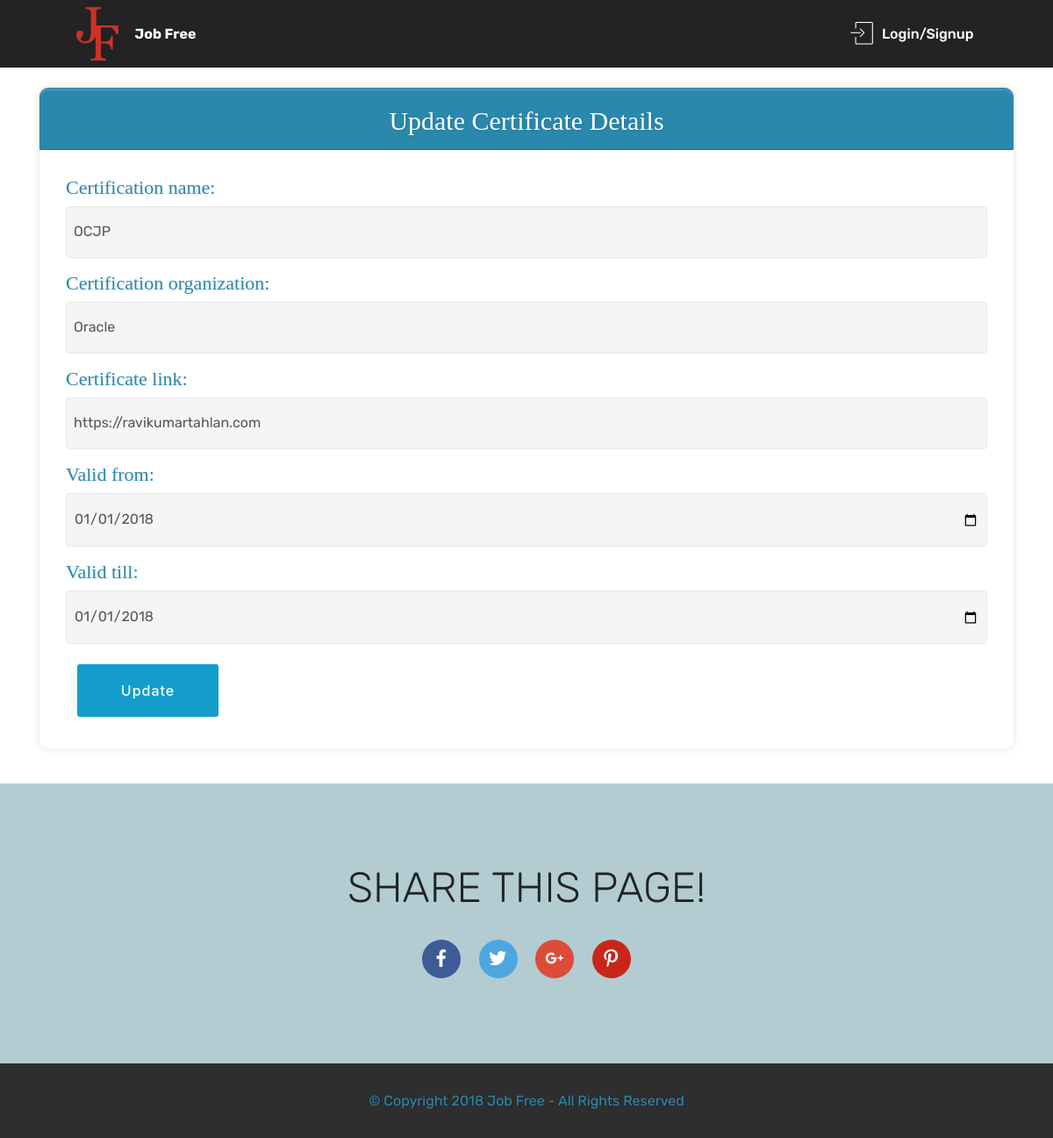
The app's page /job_seeker/certification_update/1/ with its own data.
### job_seeker/models.py (models this page shows, shortened)
class Certification(models.Model):
    user = models.ForeignKey(User, on_delete = models.CASCADE, related_name = 'certifications')
    certification_name = models.CharField(max_length = 300, blank = False)
    certification_organization = models.CharField(max_length = 100, blank = False, null = True)
    certificate_link = models.URLField(max_length = 500, blank = True)
    valid_from = models.DateField()
    valid_till = models.DateField()

### job_seeker/views.py (the view, shortened to what this page needs)
# urls.py: url(r'^certification_update/(?P<pk>\d+)/$', views.CertificationUpdateView.as_view(), name = "certification_update"),
class CertificationUpdateView(UpdateView):
    template_name = 'certification_form.html'
    model = Certification
    form_class = CertificationForm

### job_seeker/forms.py
class CertificationForm(forms.ModelForm):
    certification_name = forms.CharField(widget = forms.TextInput(
        attrs = {'class':'form-control', 'placeholder':'Certification Name'}
    ), required = True, max_length = 100)
    certification_organization = forms.CharField(widget = forms.TextInput(
        attrs = {'class':'form-control', 'placeholder':'Organization Name'}
    ), required = True, max_length = 100)
    certificate_link = forms.CharField(widget = forms.TextInput(
        attrs = {'class':'form-control', 'placeholder':'Certificate Link'}
    ), required = True, max_length = 100)
    valid_from = forms.DateField(widget = forms.DateInput(
        attrs = {'class':'form-control', 'placeholder':'Passing Date', 'type':'date'}
    ), required = True)
    valid_till = forms.DateField(widget = forms.DateInput(
        attrs = {'class':'form-control', 'placeholder':'Passing Date', 'type':'date'}
    ), required = True)
    class Meta:
        model = Certification
        widgets = {
            'valid_from': forms.SelectDateWidget(),
            'valid_till' : forms.SelectDateWidget(),
        }
        exclude = ('user',)

### job_seeker/templates/certification_form.html (shortened to what this page needs)
<!DOCTYPE html>
{% load staticfiles%}
<html >
<head>
  <link rel="stylesheet" href="{%static 'assets/web/assets/mobirise-icons/mobirise-icons.css'%}">
  <link rel="stylesheet" href="{%static 'assets/tether/tether.min.css' %}">
  <link rel="stylesheet" href="{%static 'assets/bootstrap/css/bootstrap.min.css' %}">
  <link rel="stylesheet" href="{%static 'assets/bootstrap/css/bootstrap-grid.min.css' %}">
  <link rel="stylesheet" href="{%static 'assets/bootstrap/css/bootstrap-reboot.min.css' %}">
  <link rel="stylesheet" href="{%static 'assets/dropdown/css/style.css' %}">
  <link rel="stylesheet" href="{%static 'assets/socicon/css/styles.css' %}">
  <link rel="stylesheet" href="{%static 'assets/as-pie-progress/css/progress.min.css' %}">
  <link rel="stylesheet" href="{%static 'assets/theme/css/style.css' %}">
  <link rel="stylesheet" href="{%static 'assets/mobirise/css/mbr-additional.css' %}" type="text/css">
  <link rel="stylesheet" href="{%static 'assets/mobirise/css/style_grid.css' %}">
	<link rel="stylesheet" href="{%static 'assets/mobirise/css/panel.css' %}">
</head>
<body>
  <section class="menu cid-rakr8DWKxw" once="menu" id="menu1-3">
    <nav class="navbar navbar-expand beta-menu navbar-dropdown align-items-center navbar-fixed-top navbar-toggleable-sm">
        <div class="menu-logo">
            <div class="navbar-brand">
                <span class="navbar-logo">
                    <a href="{% url 'home' %}">
                         <img src="{% static 'assets/images/jf-96x96.png' %}" alt="Mobirise" title="" style="height: 3.8rem;">
                    </a>
                </span>
                <span class="navbar-caption-wrap"><a class="navbar-caption text-white display-4" href="{% url 'home'%}">Job Free</a></span>
            </div>
        </div>
        <div class="collapse navbar-collapse" id="navbarSupportedContent">
            <ul class="navbar-nav nav-dropdown nav-right" data-app-modern-menu="true">
              {% if user.is_authenticated%}
                <li class="nav-item"><a class="nav-link link text-white display-7" href="{% url 'user_logout' %}"><span class="mbri-logout mbr-iconfont mbr-iconfont-btn"></span>Logout</a></li>
                {% if user.get_short_name == "job_seeker" %}
                  <li class="nav-item"><a class="nav-link link text-white display-7" href="{% url 'job_seeker:usermodel_list' %}"><span class="mbri-edit mbr-iconfont mbr-iconfont-btn"></span>User Details</a></li>
                  <li class="nav-item"><a class="nav-link link text-white display-7" href="{% url 'job_seeker:job_display'%}"><span class="mbri-home mbr-iconfont mbr-iconfont-btn"></span>Dashboard</a></li>
                {% else %}
                  <li class="nav-item"><a class="nav-link link text-white display-7" href="{% url 'company:company_dashboard' %}"><span class="mbri-letter mbr-iconfont mbr-iconfont-btn"></span>Post</a></li>
                  <li class="nav-item"><a class="nav-link link text-white display-7" href="{% url 'company:company_jobs_dashboard'%}"><span class="mbri-home mbr-iconfont mbr-iconfont-btn"></span>Dashboard</a>
                {% endif %}
              {% else %}
                  <li class="nav-item"><a class="nav-link link text-white display-7" href="#login-signup"><span class="mbri-login mbr-iconfont mbr-iconfont-btn"></span>Login/Signup</a></li>
              {% endif %}
            </ul>
        </div>
    </nav>
</section>
<div class="container">
    <form method="POST">
      <div class="contain">
        <center>
          {% if not form.instance.pk %}
            <h3>Enter Certificate Details</h3>
          {% else %}
            <h3>Update Certificate Details</h3>
          {% endif %}
        </center>
      {{ form.as_p }}
      {% if not form.instance.pk %}
        <input type="submit" value="Add" class="btn btn-primary">
      {% else %}
        <input type="submit" value="Update" class="btn btn-primary">
      {% endif %}
      </div>
    </form>
</div>
<section class="cid-rakvqG7Egd" id="social-buttons3-8">
    <div class="container">
        <div class="media-container-row">
            <div class="col-md-8 align-center">
                <h2 class="pb-3 mbr-section-title mbr-fonts-style display-2">
                    SHARE THIS PAGE!
                </h2>
                <div>
                    <div class="mbr-social-likes">
                        <span class="btn btn-social socicon-bg-facebook facebook mx-2" title="Share link on Facebook">
                            <i class="socicon socicon-facebook"></i>
                        </span>
                        <span class="btn btn-social twitter socicon-bg-twitter mx-2" title="Share link on Twitter">
                            <i class="socicon socicon-twitter"></i>
                        </span>
                        <span class="btn btn-social plusone socicon-bg-googleplus mx-2" title="Share link on Google+">
                            <i class="socicon socicon-googleplus"></i>
                        </span>
                        <span class="btn btn-social pinterest socicon-bg-pinterest mx-2" title="Share link on Pinterest">
                            <i class="socicon socicon-pinterest"></i>
                        </span>
                    </div>
                </div>
            </div>
        </div>
    </div>
</section>
<section once="" class="cid-rakvx6YUQs" id="footer6-a">
    <div class="container">
        <div class="media-container-row align-center mbr-white">
            <div class="col-12">
                <p class="mbr-text mb-0 mbr-fonts-style display-7">
                    © Copyright 2018 Job Free - All Rights Reserved
                </p>
            </div>
        </div>
    </div>
</section>
</body>
</html>

### static/assets/dropdown/css/style.css (style rules this page uses)
.navbar-dropdown { left: 0; padding: 0; position: absolute; right: 0; top: 0; transition: all 0.45s ease; z-index: 1030; background: #282828; }
.navbar-dropdown .navbar-logo { margin-right: 0.8rem; transition: margin 0.3s ease-in-out; vertical-align: middle; }
.navbar-dropdown .navbar-logo img { height: 3.125rem; transition: all 0.3s ease-in-out; }
.navbar-dropdown .navbar-caption { font-weight: 700; white-space: normal; vertical-align: -4px; line-height: 3.125rem !important; }
.navbar-dropdown .navbar-caption, .navbar-dropdown .navbar-caption:hover { color: inherit; text-decoration: none; }
.navbar-dropdown.navbar-fixed-top { position: fixed; }
.navbar-dropdown .navbar-brand span { vertical-align: -4px; }
.nav-dropdown { font-size: 0.75rem; font-weight: 500; height: auto !important; }
.nav-dropdown .link { margin: .667em 1.667em; font-weight: 500; padding: 0; transition: color .2s ease-in-out; }
.nav-dropdown .link::after, .nav-dropdown .dropdown-item::after { color: inherit; }

### static/assets/theme/css/style.css (style rules this page uses)
section { background-color:#eeeeee }
section,.container,.container-fluid { position:relative;word-wrap:break-word }
a { font-style:normal;font-weight:400;cursor:pointer }
a,a:hover { text-decoration:none }
body { color:#232323 }
h1,h2,h3,h4,h5,h6,.h1,.h2,.h3,.h4,.h5,.h6,.display-1,.display-2,.display-3,.display-4 { line-height:1;word-break:break-word;word-wrap:break-word }
body { position:relative }
section { background-position:50% 50%;background-repeat:no-repeat;background-size:cover }
.mbr-white { color:#ffffff }
.align-center { text-align:center }
.media-container-row { display:-ms-flexbox;display:-webkit-flex;display:flex;-webkit-flex-direction:row;-ms-flex-direction:row;flex-direction:row;-webkit-flex-wrap:wrap;-ms-flex-wrap:wrap;flex-wrap:wrap;-webkit-justify-content:center;-ms-flex-pack:center;justify-content:center;-webkit-align-content:center;-ms-flex-line-pack:center;align-content:center;-webkit-align-items:start;-ms-flex-align:start;align-items:start }
@media (min-width: 992px) { .media-container-row { -webkit-flex-wrap:nowrap;-ms-flex-wrap:nowrap;flex-wrap:nowrap } }
[type="submit"] { -webkit-appearance:none }
.menu .navbar-brand { display:-webkit-flex }
.menu .navbar-brand span { display:flex;display:-webkit-flex }
.menu .navbar-brand .navbar-caption-wrap { display:-webkit-flex }
.menu .navbar-brand .navbar-logo img { display:-webkit-flex }
@media (min-width: 992px) { .menu .navbar-nav.nav-dropdown { display:-webkit-flex } }
@media (min-width: 992px) { .menu .navbar-toggleable-sm .navbar-collapse { display:-webkit-flex !important } }
.navbar { display:-webkit-flex;-webkit-flex-wrap:wrap;-webkit-align-items:center;-webkit-justify-content:space-between }
.navbar-collapse { -webkit-flex-basis:100%;-webkit-flex-grow:1;-webkit-align-items:center }
.nav-dropdown .link { padding:.667em 1.667em !important;margin:0 !important }

### job_seeker/templates/certification_form.html (style rules this page uses)
p { color:#2A88AD; font: normal 22px 'Bitter', serif; text-shadow: 1px 1px 3px rgba(0, 0, 0, 0.12); }
h3 { background: #2A88AD; padding: 20px 30px 15px 30px; margin: -30px -30px 30px -30px; border-radius: 10px 10px 0 0; color: #fff; text-shadow: 1px 1px 3px rgba(0, 0, 0, 0.12); font: normal 30px 'Bitter', serif; box-shadow: inset 0px 2px 2px 0px rgba(255, 255, 255, 0.17); border: 1px solid #257C9E; }
.contain { padding:30px; margin:40px auto; background: #FFF; border-radius: 10px; -webkit-border-radius:10px; -moz-border-radius: 10px; box-shadow: 0px 0px 10px rgba(0, 0, 0, 0.13); -moz-box-shadow: 0px 0px 10px rgba(0, 0, 0, 0.13); -webkit-box-shadow: 0px 0px 10px rgba(0, 0, 0, 0.13); }
body { margin-top:100px; }

### records on screen
Certification: certification_name "OCJP", certification_organization "Oracle", certificate_link "https://ravikumartahlan.com", valid_from "01/01/2018", valid_till "01/01/2018"
